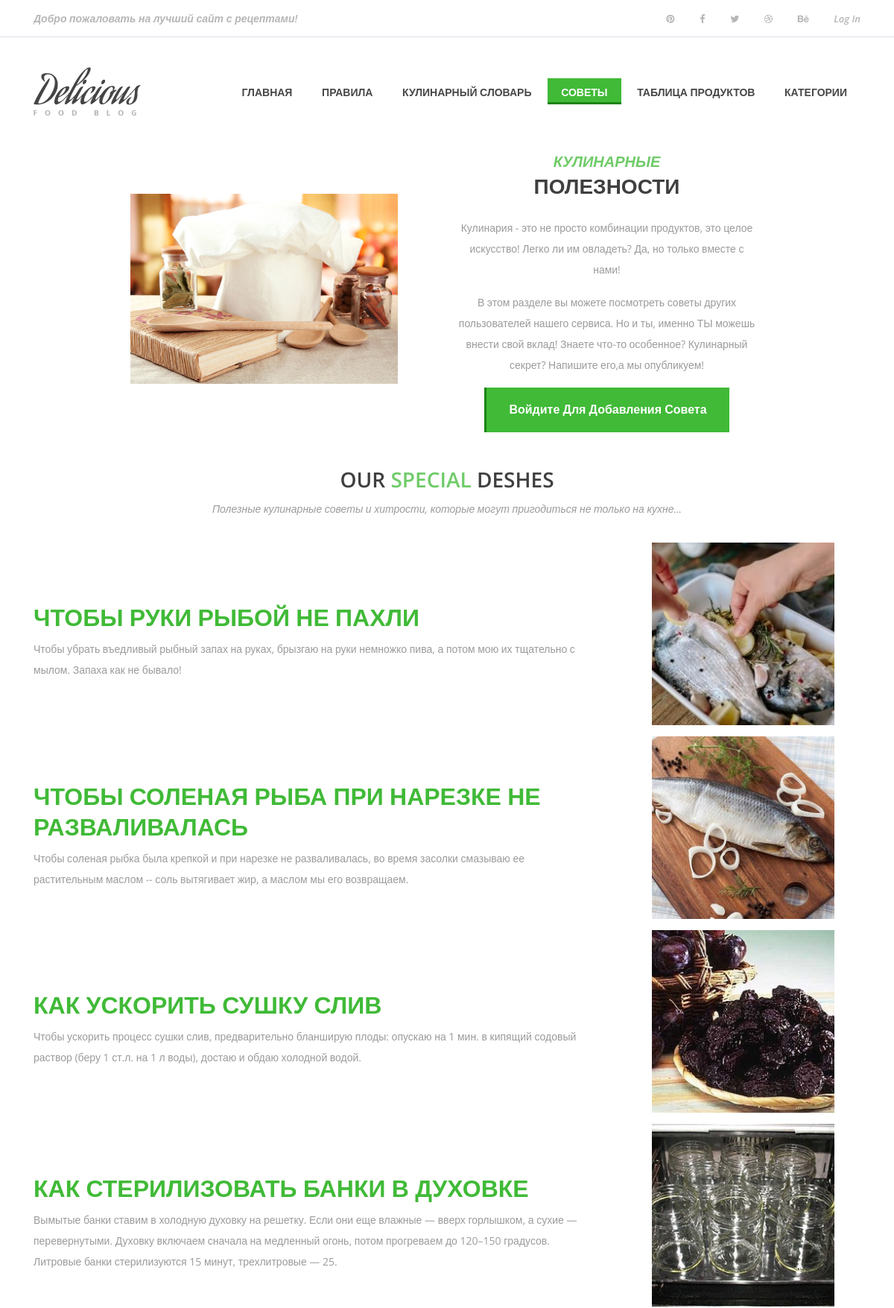
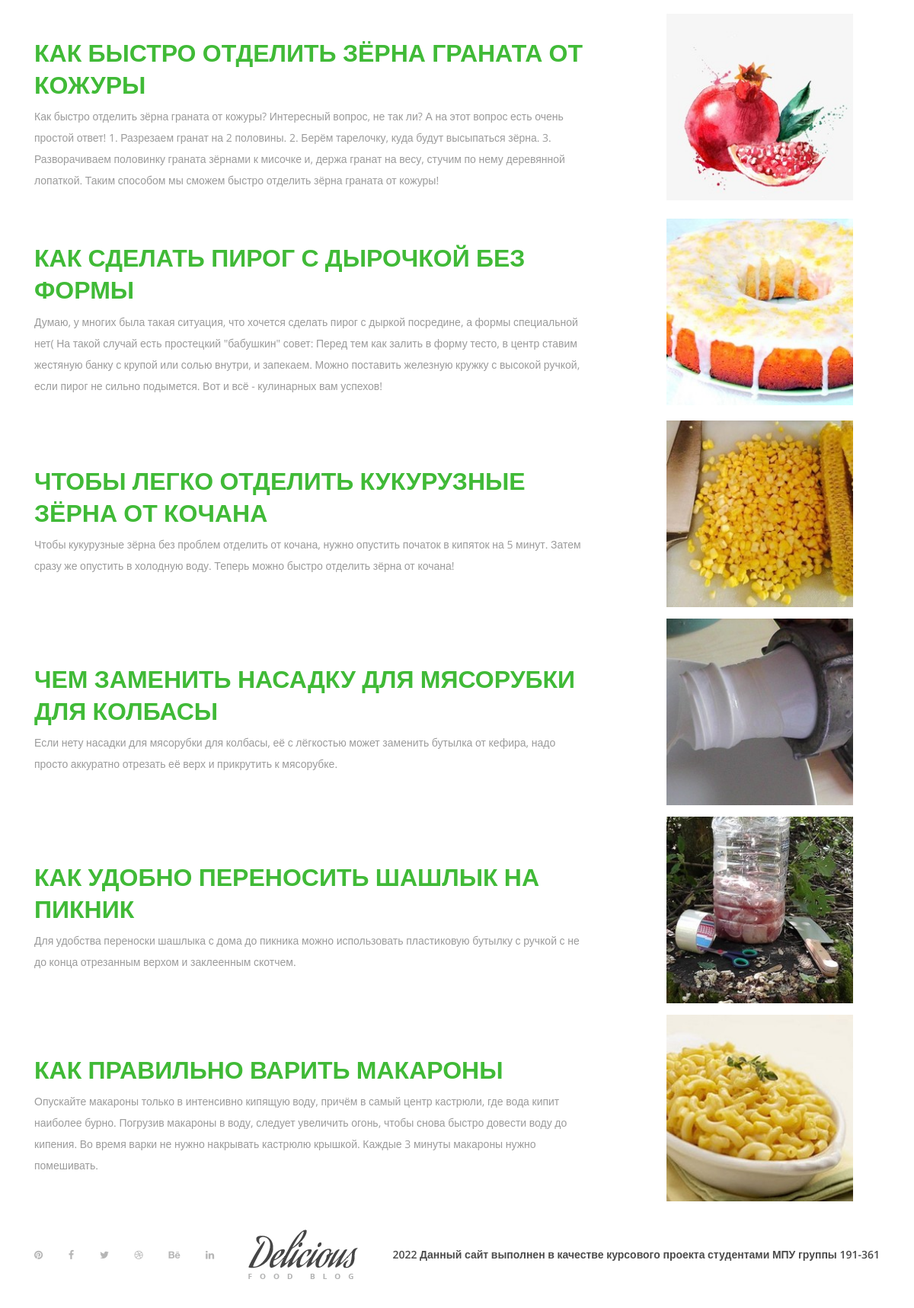
/recomendation/, run on the app's committed database (2 pictures, top to bottom).
### main/models.py (models this page shows, shortened)
class Recommendation(models.Model):
    RecommendationID = models.AutoField(primary_key=True)
    Name = models.CharField(max_length=100)
    Instruction = models.TextField()
    Img = models.ImageField(height_field=None, width_field=None, null=True, blank=True)
    CreateDate = models.DateTimeField(auto_now=True)
    Userid = models.ForeignKey(User, on_delete=models.CASCADE)
    class Meta:
        verbose_name = 'Совет'
        verbose_name_plural = 'Советы'

### main/views.py (the view)
# urls.py: path('recomendation/', views.recom),
def recom(request):
    recomendation = Recommendation.objects.all()
    return render(request, 'main/recomendation.html', {'recomendation': recomendation})

### main/templates/main/recomendation.html (shortened to what this page needs)
{% load static %}
<!DOCTYPE html>
<html lang="ru">
  <head>
    <link
      href="https://cdn.jsdelivr.net/npm/bootstrap@5.0.0/dist/css/bootstrap.min.css"
      rel="stylesheet"
    />
    <link rel="stylesheet" href="{% static 'preloaderstyle.css' %}" />
    <link
      rel="stylesheet"
      href="{% static 'recomendationstyle/css/style.css' %}"
    />
    <link rel="stylesheet" href="{% static 'style.css' %}" />
  </head>
  <body>
    <header class="header-area">
      <div class="top-header-area">
        <div class="container h-100">
          <div class="row h-100 align-items-center justify-content-between">
            <div class="col-12 col-sm-6">
              <div class="breaking-news">
                <div id="breakingNewsTicker" class="ticker">
                  <ul>
                    <li>
                      <a href="#"
                        >Добро пожаловать на лучший сайт с рецептами!</a
                      >
                    </li>
                  </ul>
                </div>
              </div>
            </div>
            <div class="col-12 col-sm-6">
              <div class="top-social-info text-right">
                <a href="#"
                  ><i class="fa fa-pinterest" aria-hidden="true"></i
                ></a>
                <a href="#"
                  ><i class="fa fa-facebook" aria-hidden="true"></i
                ></a>
                <a href="#"><i class="fa fa-twitter" aria-hidden="true"></i></a>
                <a href="#"
                  ><i class="fa fa-dribbble" aria-hidden="true"></i
                ></a>
                <a href="#"><i class="fa fa-behance" aria-hidden="true"></i></a>
                {% if user.is_authenticated %}
                <a href="{% url 'logout' %}"
                  ><i aria-hidden="true">Log out</i></a
                >
                {% else %}
                <a href="{% url 'login' %}"><i aria-hidden="true">Log In</i></a>
                {% endif %}
              </div>
            </div>
          </div>
        </div>
      </div>
      <div class="delicious-main-menu">
        <div class="classy-nav-container breakpoint-off">
          <div class="container">
            <nav
              class="classy-navbar justify-content-between"
              id="deliciousNav"
            >
              <a class="nav-brand" href="../"
                ><img src="{% static 'img/core-img/logo.png' %}" alt=""
              /></a>
              <div class="classy-menu">
                <div class="classynav">
                  <ul>
                    <li><a href="../">Главная</a></li>
                    <li><a href="../equipmentTips/">Правила</a></li>
                    <li><a href="../dictionary/">Кулинарный словарь</a></li>
                    <li class="active">
                      <a href="../recomendation/">Советы</a>
                    </li>
                    <li><a href="../tableproduct/">Таблица продуктов</a></li>
                    <li><a href="../category/">Категории</a></li>
                  </ul>
                </div>
              </div>
            </nav>
          </div>
        </div>
      </div>
    </header>
    <section class="welcome-area section-padding2">
      <div class="container-fluid">
        <div class="row">
          <div class="col-md-6 align-self-center">
            <div class="welcome-img">
              <img
                src="{% static 'recomendationstyle/images/recome.jpg' %}"
                class="img-fluid redo"
                alt=""
              />
            </div>
          </div>
          <div class="col-md-6 align-self-center">
            <div class="welcome-text mt-5 mt-md-0 redou1">
              <h3 class="redou">
                <span class="style-change">Кулинарные</span> <br />полезности
              </h3>
              <p class="pt-3">
                Кулинария - это не просто комбинации продуктов, это целое искусство!
                Легко ли им овладеть? Да, но только вместе с нами!
              </p>
              <p>
                В этом разделе вы можете посмотреть советы других пользователей нашего сервиса. Но и ты, именно ТЫ можешь внести свой вклад!
                Знаете что-то особенное? Кулинарный секрет? Напишите его,а мы опубликуем!
              </p>
              {% if user.is_authenticated %}
              <a
                href="createrecom/"
                class="btn delicious-btn"
                data-animation="fadeInUp"
                data-delay="1000ms"
                >Добавить полезность</a
              >
              {% else %}
              <a
                href="/accounts/login"
                class="btn delicious-btn"
                data-animation="fadeInUp"
                data-delay="1000ms"
                >Войдите для добавления совета</a
              >
              {% endif %}
            </div>
          </div>
        </div>
      </div>
    </section>
    <div class="deshes-area section-padding">
      <div class="container">
        <div class="row">
          <div class="col-lg-12">
            <div class="section-top2 text-center">
              <h3 class="redou">Our <span>special</span> deshes</h3>
              <p>
                <i
                  >Полезные кулинарные советы и хитрости, которые могут
                  пригодиться не только на кухне...</i
                >
              </p>
            </div>
          </div>
        </div>
        {% for el in recomendation %}
        <div class="row">
          <div class="col-lg-8 col-md-12 align-self-center">
            <div class="mt-50">
              <h2>
                <span>
                  {{ el.Name }}
                </span>
              </h2>
              <p>{{ el.Instruction }}</p>
            </div>
          </div>
          <div
            class="col-lg-4 align-self-center mt-15 mt-md-5">
            <img src="{{ el.Img.url }}" class="redo1" />
          </div>
        </div>
        {% endfor %}
      </div>
    </div>
    <footer class="footer-area">
      <div class="container h-100">
        <div class="row h-100">
          <div
            class="
              col-12
              h-100
              d-flex
              flex-wrap
              align-items-center
              justify-content-between
            "
          >
            <div class="footer-social-info text-right">
              <a href="#"><i class="fa fa-pinterest" aria-hidden="true"></i></a>
              <a href="#"><i class="fa fa-facebook" aria-hidden="true"></i></a>
              <a href="#"><i class="fa fa-twitter" aria-hidden="true"></i></a>
              <a href="#"><i class="fa fa-dribbble" aria-hidden="true"></i></a>
              <a href="#"><i class="fa fa-behance" aria-hidden="true"></i></a>
              <a href="#"><i class="fa fa-linkedin" aria-hidden="true"></i></a>
            </div>
            <div class="footer-logo">
              <a href="../"
                ><img src="{% static 'img/core-img/logo.png' %}" alt=""
              /></a>
            </div>
            <p>
              Данный сайт выполнен в качестве курсового проекта студентами МПУ
              группы 191-361
            </p>
          </div>
        </div>
      </div>
    </footer>
  </body>
</html>

### main/static/preloaderstyle.css (style rules this page uses)
h3 { position: relative; margin: 0 auto; top: 0; text-transform: uppercase; font-weight: 400; width: 100vw; text-align: center; font-size: 3vh; color: #ffffff; opacity: 0.75; animation: pulse 2.5s linear infinite; }

### main/static/recomendationstyle/css/style.css (style rules this page uses)
.redo { margin-left:20%; max-width: 70% !important; }
.redo1 { margin-left:20%; max-width: 70% !important; }
.welcome-area .style-change { color: #40ba37; font-style: italic; }
.welcome-area .welcome-img { padding-left: 10%; }
.welcome-area .welcome-text { padding-right: 50%; }
@media (min-width: 1200px) and (max-width: 1440px) { .welcome-area .welcome-text { padding-right: 30%; } }
.style-change { color: #40ba37; font-family: "Roboto", sans-serif; font-size: 20px; font-weight: 700; -webkit-transition: 0.5s; -moz-transition: 0.5s; -o-transition: 0.5s; transition: 0.5s; }
.style-change { color: #131230; }
.deshes-area span { color: #40ba37; }
.section-top2 { margin-top: 45px; }

### main/static/style.css (style rules this page uses)
* { margin: 0; padding: 0; }
body { font-family: "Open Sans", sans-serif; font-size: 14px; }
h1, h2, h3, h4, h5, h6 { color: #000000; line-height: 1.3; font-weight: 600; }
p { color: #9b9b9b; font-size: 14px; line-height: 2; font-weight: 400; }
a, a:hover, a:focus { -webkit-transition-duration: 500ms; transition-duration: 500ms; text-decoration: none; outline: 0 solid transparent; color: #000000; font-weight: 600; font-size: 14px; color: #474747; }
ul, ol { margin: 0; }
ul li, ol li { list-style: none; }
img { height: auto; max-width: 100%; }
.mt-15 { margin-top: 15px !important; }
.mt-50 { margin-top: 50px !important; }
.delicious-btn { display: inline-block; min-width: 160px; height: 60px; color: #ffffff; border: none; border-left: 3px solid #1c8314; border-radius: 0; padding: 0 30px; font-size: 16px; line-height: 58px; font-weight: 600; -webkit-transition-duration: 500ms; transition-duration: 500ms; text-transform: capitalize; background-color: #40ba37; }
.header-area { position: relative; z-index: 100; width: 100%; }
.header-area .top-header-area { width: 100%; height: 50px; background-color: #ffffff; border-bottom: 1px solid #dddee9; }
.header-area .top-header-area .breaking-news .ticker { width: 100%; text-align: left; position: relative; overflow: hidden; }
.header-area .top-header-area .breaking-news .ticker ul { width: 100%; position: relative; z-index: 1; }
.header-area .top-header-area .breaking-news .ticker ul li { display: none; width: 100%; }
.header-area .top-header-area .breaking-news .ticker ul li a { font-size: 14px; color: #b6b6b6; font-style: italic; }
.header-area .top-header-area .top-social-info a { display: inline-block; color: #b6b6b6; font-size: 13px; margin-right: 30px; }
.header-area .top-header-area .top-social-info a:last-child { margin-right: 0; }
.header-area .delicious-main-menu { position: relative; width: 100%; z-index: 100; height: 145px; }
.header-area .delicious-main-menu .classy-nav-container { background-color: transparent; }
.header-area .delicious-main-menu .classy-navbar { height: 145px; padding: 0; }
.header-area .delicious-main-menu .classy-navbar .classynav ul li a { font-weight: 600; }
.header-area .delicious-main-menu .classy-navbar .classynav > ul > li > a { text-transform: uppercase; padding: 12px 18px 11px; background-color: transparent; border-bottom: 3px solid transparent; line-height: 1; color: #474747; font-weight: 600; }
.header-area .delicious-main-menu .classy-navbar .classynav > ul > li.active > a { color: #ffffff; background-color: #40ba37; border-bottom: 3px solid #1c8314; }
.header-area .delicious-main-menu .classy-navbar .classynav > ul > li.active > a::after { color: #ffffff; }
.footer-area { position: relative; z-index: 1; width: 100%; height: 140px; background-color: #ffffff; }
.footer-area .footer-social-info { padding-right: 15px; }
.footer-area .footer-social-info a { display: inline-block; color: #b6b6b6; font-size: 13px; margin-right: 30px; }
.footer-area .footer-social-info a:last-child { margin-right: 0; }
.footer-area p { color: #4b4b4b; font-weight: 600; margin-bottom: 0; padding-left: 15px; }

### main/templates/main/recomendation.html (style rules this page uses)
.redou { width: 100%; }
.redou1 { text-align: center !important; }

### data on the page
Recommendation: Name "ЧТОБЫ РУКИ РЫБОЙ НЕ ПАХЛИ", Instruction "Чтобы убрать въедливый рыбный запах на руках, брызгаю на руки немножко пива, а потом мою их тщательно с мылом. Запаха как не бывало!", Img (picture)
Recommendation: Name "ЧТОБЫ СОЛЕНАЯ РЫБА ПРИ НАРЕЗКЕ НЕ РАЗВАЛИВАЛАСЬ", Instruction "Чтобы соленая рыбка была крепкой и при нарезке не разваливалась, во время засолки смазываю ее растительным маслом -- соль вытягивает жир, а маслом мы его возвращаем.", Img (picture)
Recommendation: Name "КАК УСКОРИТЬ СУШКУ СЛИВ", Instruction "Чтобы ускорить процесс сушки слив, предварительно бланширую плоды: опускаю на 1 мин. в кипящий содовый раствор (беру 1 ст.л. на 1 л воды), достаю и обдаю холодной водой.", Img (picture)
Recommendation: Name "КАК СТЕРИЛИЗОВАТЬ БАНКИ В ДУХОВКЕ", Instruction "Вымытые банки ставим в холодную духовку на решетку. Если они еще влажные — вверх горлышком, а сухие — перевернутыми. Духовку включаем сначала на медленный огонь, потом прогреваем до 120–150 градусов. Литровые банки стерилизуются 15 минут, трехлитровые — 25.", Img (picture)
Recommendation: Name "КАК БЫСТРО ОТДЕЛИТЬ ЗЁРНА ГРАНАТА ОТ КОЖУРЫ", Instruction "Как быстро отделить зёрна граната от кожуры? Интересный вопрос, не так ли? А на этот вопрос есть очень простой ответ! 1. Разрезаем гранат на 2 половины. 2. Берём тарелочку, куда будут высыпаться зёрна. 3. Разворачиваем половинку граната зёрнами к мисочке и, держа гранат на весу, стучим по нему деревянной лопаткой. Таким способом мы сможем быстро отделить зёрна граната от кожуры!", Img (picture)
Recommendation: Name "КАК СДЕЛАТЬ ПИРОГ С ДЫРОЧКОЙ БЕЗ ФОРМЫ", Instruction "Думаю, у многих была такая ситуация, что хочется сделать пирог с дыркой посредине, а формы специальной нет( На такой случай есть простецкий \"бабушкин\" совет: Перед тем как залить в форму тесто, в центр ставим жестяную банку с крупой или солью внутри, и запекаем. Можно поставить железную кружку с высокой ручкой, если пирог не сильно подымется. Вот и всё - кулинарных вам успехов!", Img (picture)
Recommendation: Name "ЧТОБЫ ЛЕГКО ОТДЕЛИТЬ КУКУРУЗНЫЕ ЗЁРНА ОТ КОЧАНА", Instruction "Чтобы кукурузные зёрна без проблем отделить от кочана, нужно опустить початок в кипяток на 5 минут. Затем сразу же опустить в холодную воду. Теперь можно быстро отделить зёрна от кочана!", Img (picture)
Recommendation: Name "ЧЕМ ЗАМЕНИТЬ НАСАДКУ ДЛЯ МЯСОРУБКИ ДЛЯ КОЛБАСЫ", Instruction "Если нету насадки для мясорубки для колбасы, её с лёгкостью может заменить бутылка от кефира, надо просто аккуратно отрезать её верх и прикрутить к мясорубке.", Img (picture)
Recommendation: Name "КАК УДОБНО ПЕРЕНОСИТЬ ШАШЛЫК НА ПИКНИК", Instruction "Для удобства переноски шашлыка с дома до пикника можно использовать пластиковую бутылку с ручкой с не до конца отрезанным верхом и заклеенным скотчем.", Img (picture)
Recommendation: Name "КАК ПРАВИЛЬНО ВАРИТЬ МАКАРОНЫ", Instruction "Опускайте макароны только в интенсивно кипящую воду, причём в самый центр кастрюли, где вода кипит наиболее бурно. Погрузив макароны в воду, следует увеличить огонь, чтобы снова быстро довести воду до кипения. Во время варки не нужно накрывать кастрюлю крышкой. Каждые 3 минуты макароны нужно помешивать.", Img (picture)
